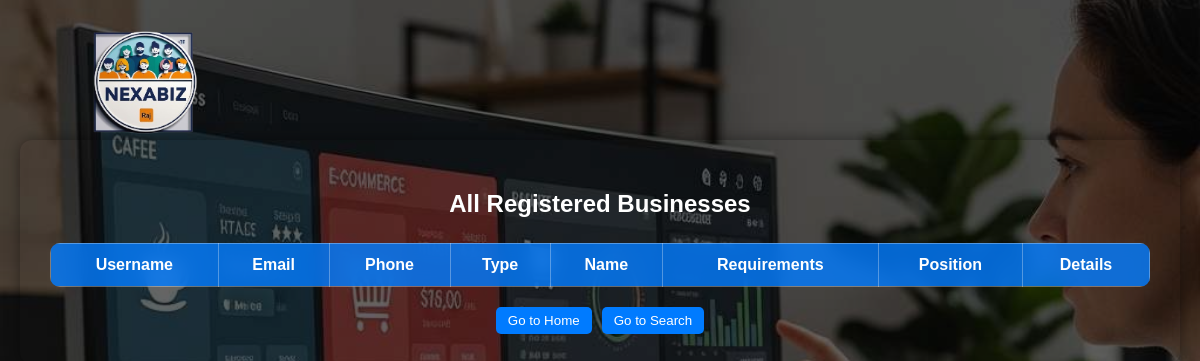
/all-businesses, run on an earlier commit of the app's database.
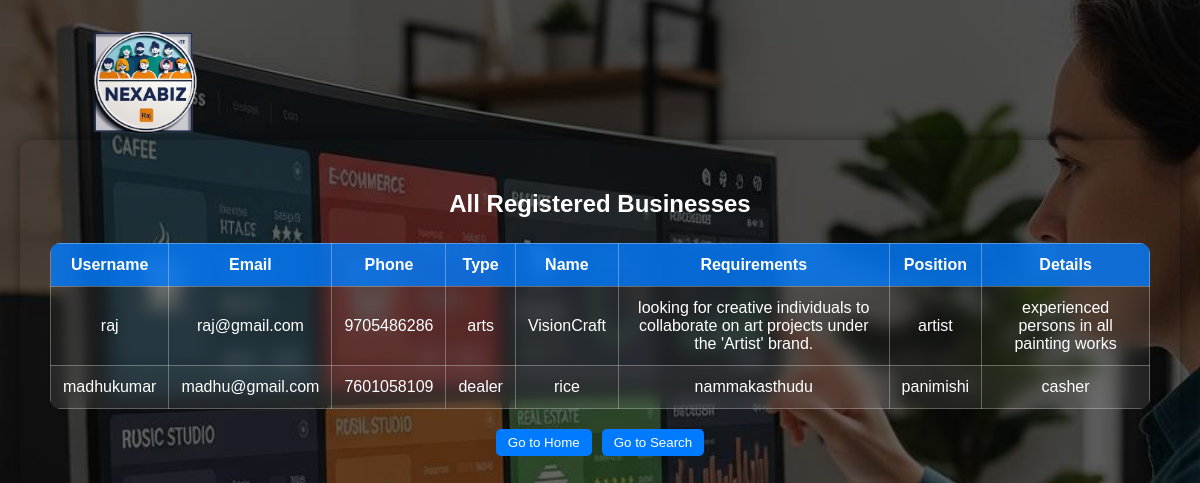
And on a later commit of the database.
### tables this page shows
CREATE TABLE businesses (
                id INTEGER PRIMARY KEY AUTOINCREMENT,
                username TEXT,
                email TEXT,
                phone_number TEXT,
                business_type TEXT,
                business_name TEXT,
                requirements TEXT,
                position TEXT,
                details TEXT
            );

### app.py (the view)
@app.route('/all-businesses')
def show_all_businesses():
    conn = sqlite3.connect('database.db')
    conn.row_factory = sqlite3.Row
    c = conn.cursor()
    c.execute('SELECT * FROM businesses')
    rows = c.fetchall()
    conn.close()
    businesses = [dict(row) for row in rows]
    return render_template('my_businesses.html', businesses=businesses, is_admin=session.get('is_admin', False))

### templates/my_businesses.html (shortened to what this page needs)
<!DOCTYPE html>
<html>
<head>
    <link rel="stylesheet" href="{{ url_for('static', filename='style.css') }}">
</head>
<body>
<div class="logo">
    <a href="{{ url_for('home') }}">
        <img src="{{ url_for('static', filename='logo.png') }}" alt="NexaBiz Logo">
    </a>
</div>
<div class="overlay">
    <div class="container">
        <h2>All Registered Businesses</h2>
        <table>
            <thead>
                <tr>
                    <th>Username</th>
                    <th>Email</th>
                    <th>Phone</th>
                    <th>Type</th>
                    <th>Name</th>
                    <th>Requirements</th>
                    <th>Position</th>
                    <th>Details</th>
                </tr>
            </thead>
            <tbody>
                {% for b in businesses %}
                <tr>
                    <td>{{ b.username }}</td>
                    <td>{{ b.email }}</td>
                    <td>{{ b.phone_number }}</td>
                    <td>{{ b.business_type }}</td>
                    <td>{{ b.business_name }}</td>
                    <td>{{ b.requirements }}</td>
                    <td>{{ b.position }}</td>
                    <td>{{ b.details }}</td>
                </tr>
                {% endfor %}
            </tbody>
        </table>
        <div class="actions">
            <a href="{{ url_for('home') }}"><button>Go to Home</button></a>
            <a href="{{ url_for('search') }}"><button>Go to Search</button></a>
        </div>
    </div>
</div>
</body>
</html>

### static/style.css (style rules this page uses)
body { font-family: Arial, sans-serif; margin: 0; padding: 0; background-size: cover; background-repeat: no-repeat; background-position: center; min-height: 100vh; color: #fff; }
.container { max-width: 600px; margin: auto; background-color: rgba(0, 0, 0, 0.65); padding: 30px; border-radius: 12px; margin-top: 100px; box-shadow: 0 0 15px rgba(0, 0, 0, 0.4); }
.logo { position: absolute; top: 20px; left: 20px; }
.logo img { width: 120px; height: auto; }
button { padding: 10px 20px; background-color: #28a745; color: white; border: none; border-radius: 6px; cursor: pointer; }

What changed in the data, as far as the page shows it:
added businesses: username "raj", email "raj@gmail.com", phone_number "9705486286", business_type "arts", business_name "VisionCraft", requirements "looking for creative individuals to collaborate on art projects under the 'Artist' brand.", position "artist", details "experienced persons in all painting works"
added businesses: username "madhukumar", email "madhu@gmail.com", phone_number "7601058109", business_type "dealer", business_name "rice", requirements "nammakasthudu", position "panimishi", details "casher"
